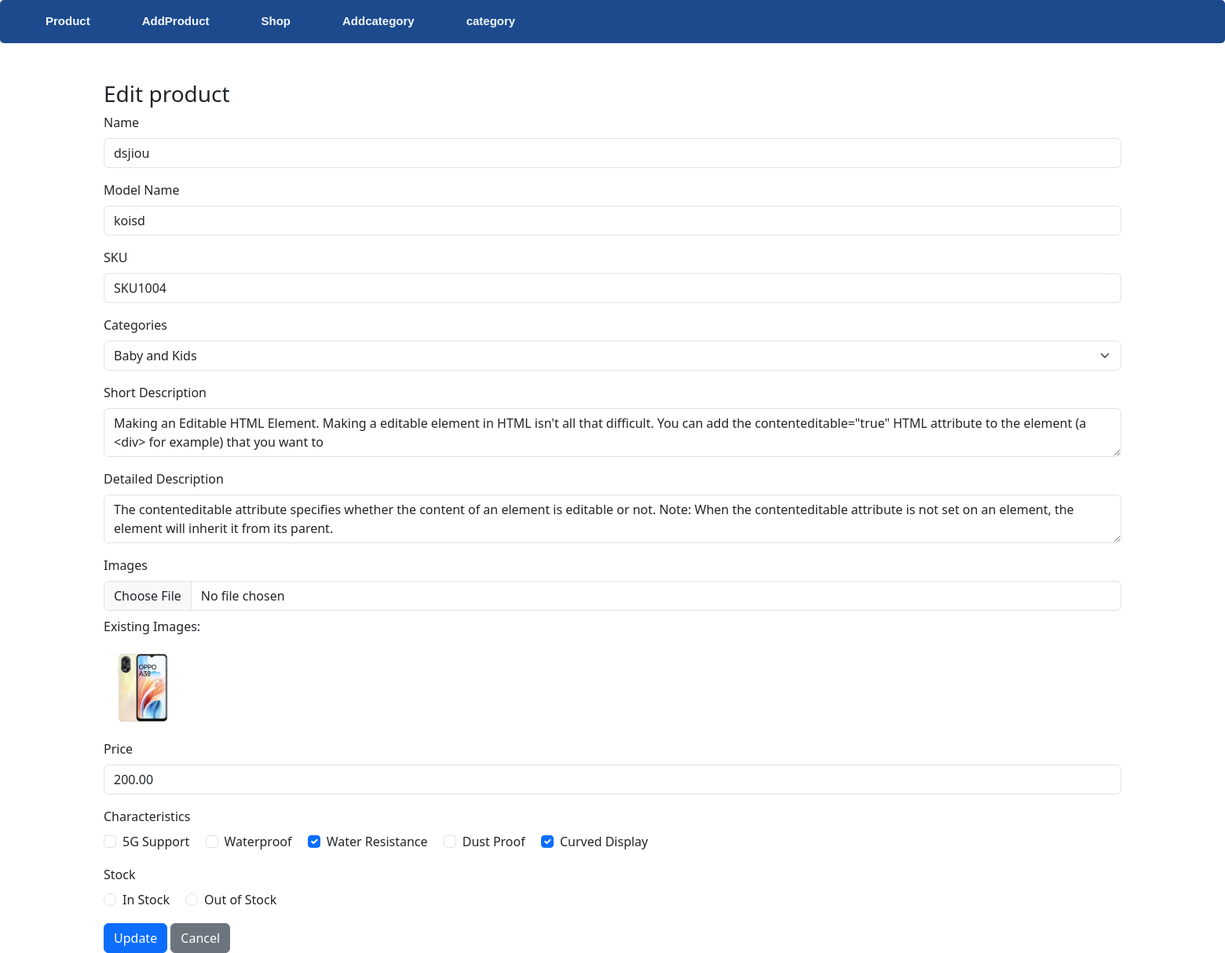
The page /form.php?id=40 on the database its author committed.
### tables this page shows
CREATE TABLE `mobile` (
  `id` int(11) NOT NULL,
  `Title` varchar(255) NOT NULL,
  `Categories` int(11) DEFAULT NULL,
  `ModelName` varchar(100) NOT NULL,
  `ShortDesc` varchar(500) NOT NULL,
  `DetailedDesc` text DEFAULT NULL,
  `Price` decimal(10,2) NOT NULL,
  `Characteristics` varchar(255) DEFAULT NULL,
  `Stock` varchar(10) NOT NULL,
  `image` varchar(255) DEFAULT NULL,
  `sku` text NOT NULL
);

CREATE TABLE `characteristics` (
  `id` int(11) NOT NULL,
  `name` varchar(100) NOT NULL
);

### form.php (the view, shortened to what this page needs)
<?php
    include('conn.php');
    include 'header.php';
    $id = $_GET['id'] ?? '';
    $title = $categories_id = $modelName = $sku = $shortDesc = $detailedDesc = $price = $stock = '' ;
    $imagePaths = [];
    $selectedCharacteristics = [];
    if ($id) {
        $result = $conn->query("SELECT * FROM mobile WHERE id='$id'");
        if ($result && $result->num_rows > 0) {
            $row = $result->fetch_assoc();
            $title = $row['Title'];
            $categories_id = $row['Categories'];
            $modelName = $row['ModelName'];
            $sku = $row['sku'];
            $shortDesc = $row['ShortDesc'];
            $detailedDesc = $row['DetailedDesc'];
            $price = $row['Price'];
            $stock = $row['Stock'];
            $imagePaths = json_decode($row['image'], true);
            $selectedCharacteristics = json_decode($row['Characteristics'], true);
        }
    }
?>
<!DOCTYPE html>
<html lang="en">
    <head>
        <link rel="stylesheet" href="https://cdn.jsdelivr.net/npm/bootstrap@5.3.0/dist/css/bootstrap.min.css">
    </head>
    <body>
        <div class="container mt-5">
            <h3><?= $id ? 'Edit' : 'Add' ?> product</h3>
            <form id="mobileform" enctype="multipart/form-data" method="POST" action="data.php">
                <div class="mb-3">
                <label for="title" class="form-label">Name</label>
                <input type="text" id="title" name="title" class="form-control" value="<?= $title ?>">
                </div>
                <div class="mb-3">
                    <label for="modelName" class="form-label">Model Name</label>
                    <input type="text" id="modelName" name="modelName" class="form-control" maxlength="20" value="<?= $modelName ?>">
                </div>
                <div class="mb-3">
                    <label for="sku" class="form-label">SKU</label>
                    <input type="text" id="sku" name="sku" class="form-control" maxlength="10" value="<?= $sku ?>">
                </div>
                <div class="mb-3">
                    <label for="categories" class="form-label">Categories</label>
                    <select id="categories" name="categories" class="form-select">
                        <?php
                            $categoriesResult = $conn->query("SELECT id,name FROM categories");
                            while ($r = $categoriesResult->fetch_assoc()) {
                                $sel = ($r['id']==$categories_id)?'selected':'';
                                echo "<option value='{$r['id']}' $sel>{$r['name']}</option>";
                            }
                        ?>
                    </select>
                </div>
                <div class="mb-3">
                <label for="shortDesc" class="form-label">Short Description</label>
                <textarea id="shortDesc" name="shortDesc" class="form-control" minlength="100" maxlength="200"><?= $shortDesc ?></textarea>
                </div>
                <div class="mb-3">
                <label for="detailedDesc" class="form-label">Detailed Description</label>
                <textarea id="detailedDesc" name="detailedDesc" class="form-control"><?= $detailedDesc ?></textarea>
                </div>
                <div class="mb-3">
                <label for="image" class="form-label">Images</label>
                <input type="file" id="image" name="image[]" class="form-control" accept="image/png, image/jpeg,  image/jpg">
                <?php if (!empty($imagePaths)): ?>
                    <div class="mt-2">
                    <p>Existing Images:</p>
                    <?php foreach ($imagePaths as $img): ?>
                        <img src="<?= $img ?>" width="100" style="margin-right:8px">
                    <?php endforeach; ?>
                    </div>
                <?php endif; ?>
                </div>
                <div class="mb-3">
                <label for="price" class="form-label">Price</label>
                <input type="number" id="price" name="price" class="form-control" value="<?=$price ?>">
                </div>
                <div class="mb-3">
                <label class="form-label">Characteristics</label><br>
                <?php
                $ch = $conn->query("SELECT name FROM characteristics");
                while ($c = $ch->fetch_assoc()):
                ?>
                    <div class="form-check form-check-inline">
                    <input class="form-check-input" type="checkbox" id="char-<?= $c['name'] ?>" name="characteristics[]" value="<?= $c['name'] ?>"
                        <?= in_array($c['name'], $selectedCharacteristics)?'checked':'' ?>>
                    <label class="form-check-label" for="char-<?= $c['name'] ?>"><?= $c['name'] ?></label>
                    </div>
                <?php endwhile; ?>
                </div>
                <div class="mb-3">
                <label class="form-label">Stock</label><br>
                <div class="form-check form-check-inline">
                    <input class="form-check-input" type="radio" id="stock-in" name="stock" value="In Stock" <?= $stock==='In Stock'?'checked':'' ?>>
                    <label class="form-check-label" for="stock-in">In Stock</label>
                </div>
                <div class="form-check form-check-inline">
                    <input class="form-check-input" type="radio" id="stock-out" name="stock" value="Out of Stock" <?= $stock==='Out of Stock'?'checked':'' ?>>
                    <label class="form-check-label" for="stock-out">Out of Stock</label>
                </div>
                </div>
                <button type="submit" class="btn btn-primary"><?= $id?'Update':'Submit' ?></button>
                <a href="home.php" class="btn btn-secondary">Cancel</a>
            </form>
        </div>
    </body>
</html>

### rows shown on the page
mobile: title "dsjiou", modelName "koisd", sku "SKU1004", shortDesc "Making an Editable HTML Element. Making a editable element in HTML isn't all that difficult. You can add the contenteditable=\"true\" HTML attribute to the element (a <div> for example) that you want to", detailedDesc "The contenteditable attribute specifies whether the content of an element is editable or not. Note: When the contenteditable attribute is not set on an element, the element will inherit it from its parent.", price "200.00", Characteristics "☑", Stock "☐ In Stock", Stock "☐ Out of Stock"
characteristics: name "5G Support"
characteristics: name "Waterproof"
characteristics: name "Water Resistance"
characteristics: name "Dust Proof"
characteristics: name "Curved Display"

### other values the page prints
form field categories "Baby and Kids"
